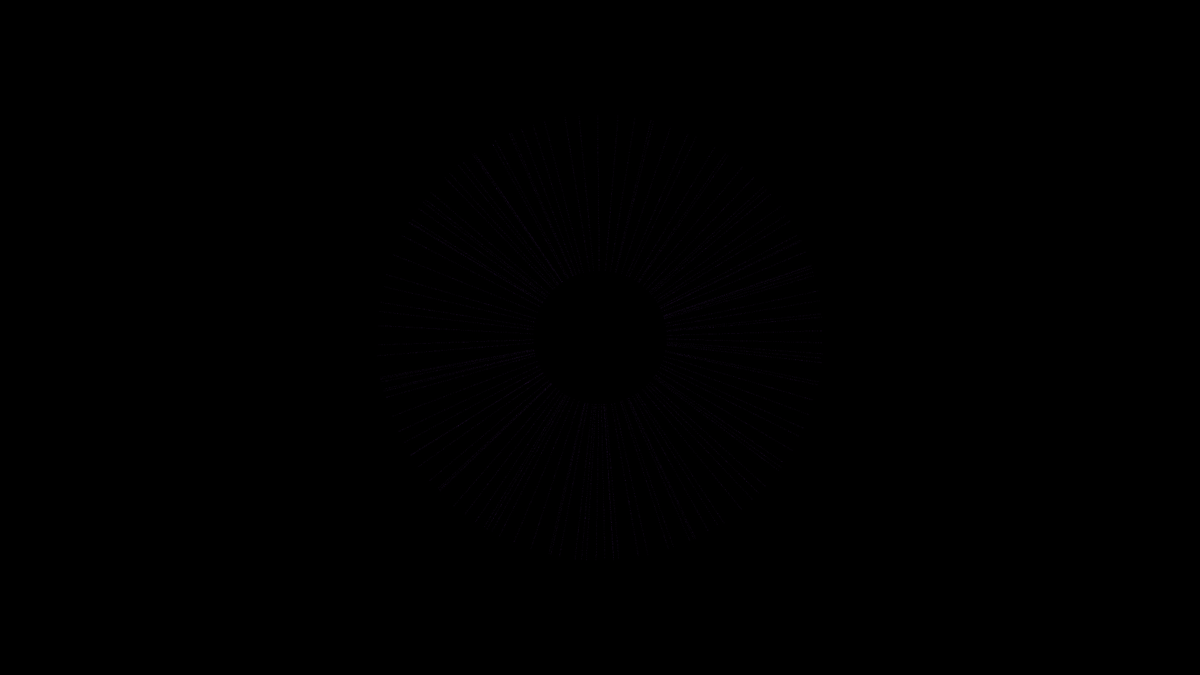
Frame 1 (no input)
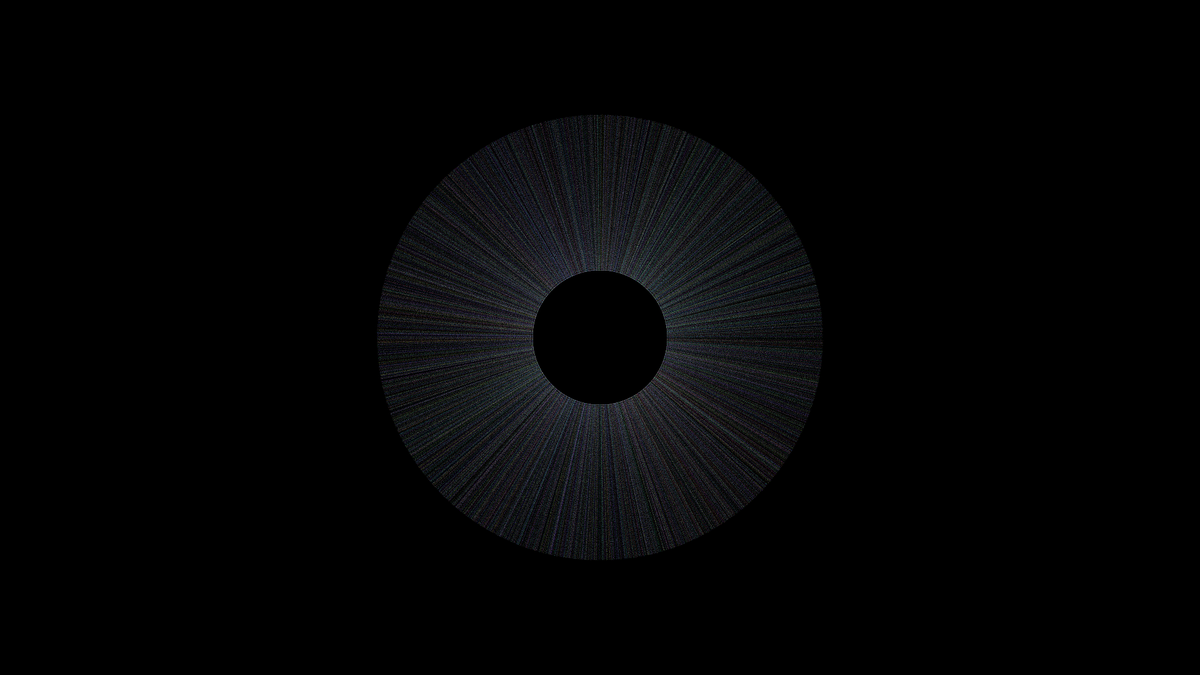
Frame 60 (the mouse pressed at the canvas centre just before this capture)
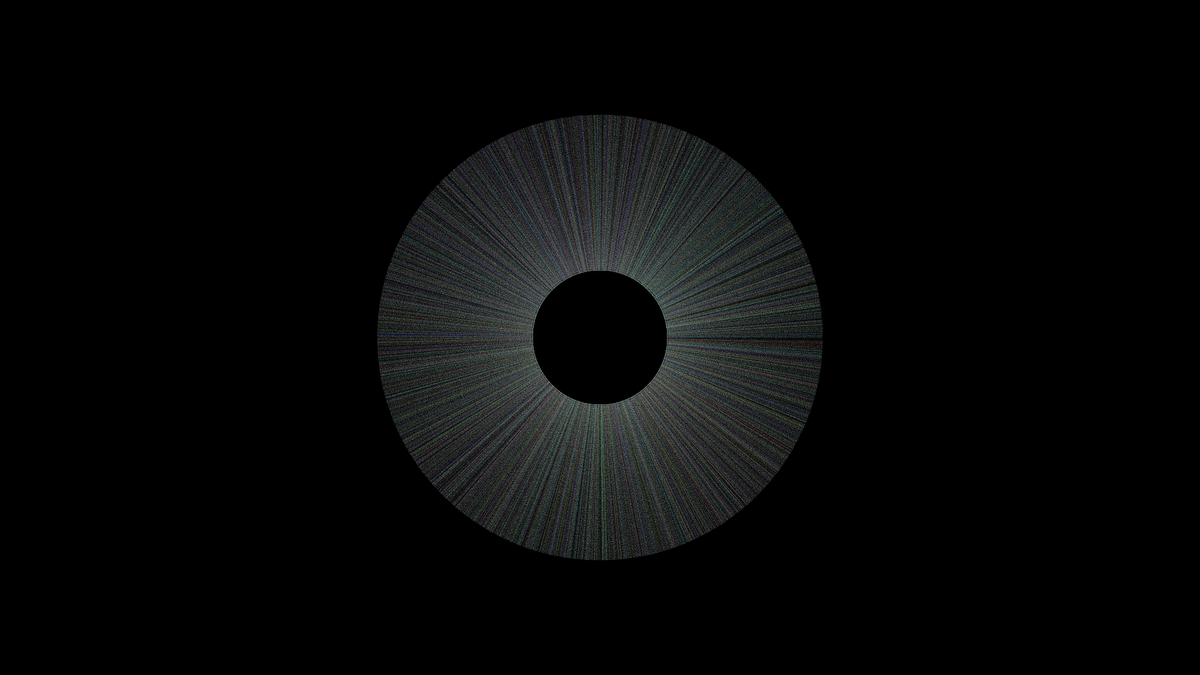
Frame 120 (the mouse held since frame 60 and released just before this capture)

The Processing sketch that drew these frames (run headless with seeded random() and noise(); from frame 60 on, the mouse is pressed at the canvas centre):

// Processing sketch: ColourDonut
// ── ColourDonut.pde
/**
 * Constants
 */

private static final float LINE_ANGLE_DELTA = 0.01f;

/**
 * Values
 */

private PVector center;

private float minRadius;

private float maxRadius;

/**
 * Lifecycle
 */

void setup() {
  size(1920, 1080);
  // fullScreen();
  // fullScreen(2);
  background(0);
  setRandomColor();

  center = new PVector(width / 2f, height / 2f);
  minRadius = height * 0.1f;
  maxRadius = height * 0.33f;
}

void draw() {
  for (float angle = random(0.1f); angle < TWO_PI; angle += random(0.1f)) {
    drawLineAtAngle(angle);
  }
}

private void drawLineAtAngle(final float alpha) {
  for (float distanceFromCenter = minRadius; distanceFromCenter < maxRadius; distanceFromCenter += random(4f)) {
    point(
      center.x + (cos(alpha) * distanceFromCenter), 
      center.y + (sin(alpha) * distanceFromCenter)
      );

    if (random(1f) > 0.9999f) {
      setRandomColor();
    }
  }
}

private void setRandomColor() {
  stroke(getRandomColorWithAlpha(0x1F));
}

private color getRandomColorWithAlpha(final int alpha) {
  return color(
    (int) random(255) + 0, 
    (int) random(255) + 0, 
    (int) random(255) + 0, 
    alpha
    );
}
